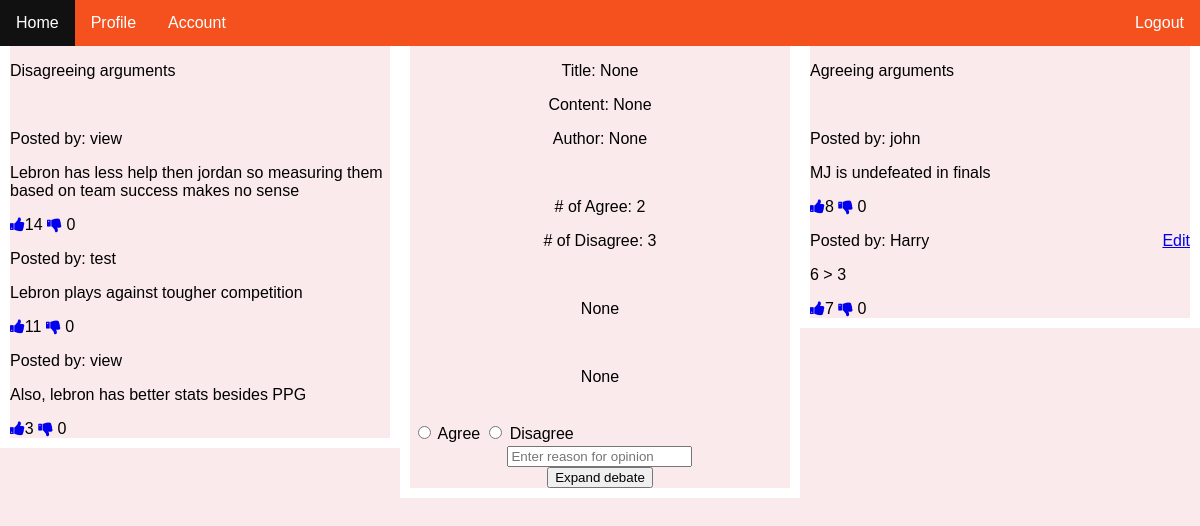
Screenshot of /discussionhome/view?argument_id=1 (signed in) with the database file from the repository.
### ListenUp/models.py (models this page shows, shortened)
class singleArgument(db.Model):
    __tablename__='singlearguments'
    id = db.Column(db.Integer, primary_key=True)
    arguments_id = db.Column(db.Integer,ForeignKey('arguments.id'), nullable=False)
    author_id=db.Column(db.Integer,ForeignKey('user.id'), nullable=False)
    username = db.Column(db.String(20), nullable=False)
    content = db.Column(db.Text,nullable=False)
    date_posted = db.Column(db.DateTime,nullable=False,default=datetime.utcnow)
    agree_or_disagree = db.Column(db.Boolean, default = None)
    likes=db.Column(db.Integer, default=0)
    dislikes=db.Column(db.Integer, default=0)

class User(db.Model,UserMixin):
    __tablename__='user'
    id = db.Column(db.Integer, primary_key=True)
    username = db.Column(db.String(20), unique=True, nullable=False)
    email = db.Column(db.String(100), unique=True, nullable=False)
    password = db.Column(db.String(60), nullable=False)
    arguments = db.relationship('Arguments', backref='author', lazy=True)
    single_arguments = db.relationship('singleArgument', backref='author', lazy=True)

### ListenUp/routes.py (the view)
@app.route("/discussionhome/view", methods = ['GET', 'POST'])
@login_required
def view_debate():
    if request.args.get('likes')== "pressed" or request.args.get('dislikes') == "pressed":
        curr_id = current_user.get_id()
        user = load_user(curr_id)
        curr = singleArgument.query.filter_by(author_id=curr_id).first()
        use = User.query.filter_by(id=curr_id).first()
        arg=singleArgument.query.filter_by(content=request.args.get('subcontent')).first()
        if request.args.get('likes') =="pressed":
            arg.likes=arg.likes+1
            db.session.commit()
        else:
            arg.dislikes=arg.dislikes+1
            db.session.commit()
        right_args = singleArgument.query.filter_by(arguments_id=request.args.get('org_arg')).order_by(
            singleArgument.likes.desc())
        left_args = singleArgument.query.filter_by(arguments_id=request.args.get('org_arg')).order_by(
            singleArgument.likes.desc())
        left_len = 0
        right_len = 0
        for arg in left_args:
            if arg.agree_or_disagree == False:
                left_len += 1
        for arg2 in right_args:
            if arg2.agree_or_disagree == True:
                right_len += 1
        app.logger.info("YOLO ")
        return render_template('view_debate.html', title=request.args.get('title'),left_args=left_args,right_args=right_args,
                               argument_id=request.args.get('argument_id'), content=request.args.get('content'), curr=current_user,left_len=left_len,right_len=right_len,
                               subcontent=request.args.get('subcontent'), org_author=request.args.get('org_author'),author_id=curr_id, org_arg=request.args.get('org_arg'))
    else:
        curr_id = current_user.get_id()
        user = load_user(curr_id)
        curr = singleArgument.query.filter_by(author_id=curr_id).first()
        form = ExpandDebate(request.form)
        if request.method == 'POST' and form.validate():
            a_o_d = None
            if 'agree' in request.form:
                a_o_d = True
            else:
                a_o_d = False
            use = User.query.filter_by(id=curr_id).first()
            expand = singleArgument(arguments_id=request.args.get('org_arg'), author_id=curr_id,
                                    content=form.content.data, agree_or_disagree=a_o_d, username=use.username)
            db.session.add(expand)
            db.session.commit()
            right_args = singleArgument.query.filter_by(arguments_id=request.args.get('argument_id')).order_by(
                singleArgument.likes.desc())
            left_args = singleArgument.query.filter_by(arguments_id=request.args.get('argument_id')).order_by(
                singleArgument.likes.desc())
            left_len = 0
            right_len = 0
            for arg in left_args:
                if arg.agree_or_disagree == False:
                    left_len += 1
            for arg2 in right_args:
                if arg2.agree_or_disagree == True:
                    right_len += 1
            return render_template('view_debate.html', title=request.args.get('title'),
                                   arguments_id=request.args.get('argument_id'),
                                   content=request.args.get('content'), org_author=request.args.get('org_author'),
                                   sub_author=request.args.get('sub_author'),
                                   curr=current_user,
                                   right_args=right_args, left_args=left_args, left_len=left_len, right_len=right_len)
        else:
            author_id = request.args.get('author_id')
            right_args = singleArgument.query.filter_by(arguments_id=request.args.get('argument_id')).order_by(
            singleArgument.likes.desc())
            left_args = singleArgument.query.filter_by(arguments_id=request.args.get('argument_id')).order_by(
            singleArgument.likes.desc())
            left_len = 0
            right_len = 0
            for arg in left_args:
                if arg.agree_or_disagree == False:
                    left_len += 1
            for arg2 in right_args:
                if arg2.agree_or_disagree == True:
                    right_len += 1
            return render_template('view_debate.html', title=request.args.get('title'), curr=current_user,
                                   arguments_id=request.args.get('argument_id'),
                                   content=request.args.get('content'), org_author=request.args.get('org_author'), org_arg=request.args.get('org_arg'),
                                   author_id=author_id,
                                   right_args=right_args, left_args=left_args, left_len=left_len,
                                   right_len=right_len)  # return render_template('view_debate.html', title = request.args.get('title'), argument = request.args.get('content'), author = author.username)

### ListenUp/forms.py
class ExpandDebate(Form):
    content = TextAreaField('Content', [validators.Length(min=1, max=300), validators.DataRequired()],
                            render_kw={"placeholder": "Enter content..."})

### ListenUp/models.py (called while the page is built)
@login_manager.user_loader
def load_user(user_id):
    return User.query.get(int(user_id))

### ListenUp/templates/view_debate.html (shortened to what this page needs)
<!DOCTYPE html>
<html lang="en">
<head>
    <link rel="stylesheet" href="https://cdnjs.cloudflare.com/ajax/libs/font-awesome/4.7.0/css/font-awesome.min.css">
</head>
<body>
<ul>
  <li><a href={{ url_for('discussionhome') }}>Home</a></li>
  <li><a href="">Profile</a></li>
  <li><a href="">Account</a></li>
  <li style="float:right"><a href={{ url_for('logout') }}>Logout</a></li>
</ul>
<div class="row">
    <div class="column-left">
    <p>Disagreeing arguments</p><br>
        {% for larg in left_args %}
            {% if  larg.agree_or_disagree == False%}
    <div class = "box">
        <p>Posted by: {{ larg.author.username }}</p>
        <p> {{ larg.content }}</p>
        <a href ={{ url_for('view_debate', title=title,content=content,subcontent = larg.content, org_author=org_author,author_id = author_id, author = larg.author.username, argument_id=larg.id, org_arg=org_arg, likes="pressed") }}> <i class="fa fa-thumbs-up"></i></a>{{ larg.likes }}
        <a href ={{ url_for('view_debate',  title=title,content=content,subcontent = larg.content, org_author=org_author,author_id = author_id, author = larg.author.username, argument_id=larg.id, dislikes="pressed",org_arg=org_arg) }}> <i class="fa fa-thumbs-down"></i></a> {{ larg.dislikes }}
    </div>
            {% endif %}
        {% endfor %}
    </div>
    <div class="column-center">
        <div class = topicbox style="text-align:center">
       <p>
          Title:
           {{ title }}
       </p>
        <p>
            Content:
            {{ content }}
        </p>
            <p>
            Author:
                {{ org_author }}
            </p>
            <br>
<p># of Agree: {{ right_len }}</p>
         <p> # of Disagree: {{ left_len }}</p>
            <br>
            <form method = "POST" action="">
    <div class = "title">
        <p>
            {{ title }}
        </p>
        <br>
        <p>
            {{ content }}
        </p>
        <br>
        <div class = "a_o_d">
            <table>
                <tr><td><input type="radio" id="agree"name="aod" value="agree" style=""> Agree</td>
                    <td>
                <input type="radio" id="disagree" name="aod" value="disagree"> Disagree</td>
            </tr>
            </table>
        </div>
    </div>
       <div class="content">
        <input type="text" name="content" class="content" placeholder="Enter reason for opinion" value = {{ request.form.content }}>
    </div>
    <input type="submit" value = "Expand debate">
     </form>
        </div>
    </div>
    <div class="column-right">
    <p>Agreeing arguments</p><br>
      {% for rarg in right_args %}
          {% if rarg.agree_or_disagree==True %}
    <div class = "box">
{% if rarg.username == curr.username %}
    <a href={{ url_for( 'edit_debate', content=content,subcontent = rarg.content, author_id = author_id, author = rarg.author.username, argument_id=rarg.id)}} style="float:right;">Edit</a>
        {% endif %}
                <p>Posted by: {{ rarg.author.username }}</p>
              <p>{{ rarg.content }}</p>
              <a href ={{ url_for('view_debate', title=title, content=content,subcontent = rarg.content, author_id = author_id, author = author,org_author=org_author, argument_id=rarg.id, likes="pressed",org_arg=org_arg) }}> <i class="fa fa-thumbs-up"></i></a>{{ rarg.likes }}
              <a href ={{ url_for('view_debate', title=title, content=content,subcontent = rarg.content, author_id = author_id, author = author, org_author=org_author,argument_id=rarg.id, dislikes="pressed",org_arg=org_arg) }}> <i class="fa fa-thumbs-down"></i></a> {{ rarg.dislikes }}
          {% endif %}
        {% endfor %}
    </div>
</div>
</div>
</body>
</html>

### ListenUp/templates/view_debate.html (style rules this page uses)
html { height: 100%; }
body { margin:0; padding:0; background-color: #FBEAEB; background-size:cover; background-position:center; font-size: 16px; font-family: Geneva, sans-serif; font-weight: 400; }
.row { height: 100%; }
ul { list-style-type: none; margin: 0; padding: 0; overflow: hidden; background-color: #f4511e; }
li { float: left; }
li a { display: block; color: white; text-align: center; padding: 14px 16px; text-decoration: none; }
.column-left { float: left; width: 33.333%; border-left: 10px solid #ffffff; border-right: 10px solid #ffffff; border-bottom: 10px solid #ffffff; box-sizing: border-box; height: 100%; }
.column-right { float: right; width: 33.333%; height: 100%; border-left: 10px solid #ffffff; border-right: 10px solid #ffffff; border-bottom: 10px solid #ffffff; box-sizing: border-box; }
.column-center { display: inline-block; height: 100%; width: 33.333%; border-left: 10px solid #ffffff; border-right: 10px solid #ffffff; border-bottom: 10px solid #ffffff; box-sizing: border-box; }

### rows the page displays
singleArgument: author.username "view", content "Lebron has less help then jordan so measuring them based on team success makes no sense", likes "14", dislikes "0"
singleArgument: author.username "test", content "Lebron plays against tougher competition", likes "11", dislikes "0"
singleArgument: author.username "view", content "Also, lebron has better stats besides PPG", likes "3", dislikes "0"
singleArgument: author.username "john", content "MJ is undefeated in finals", likes "8", dislikes "0"
singleArgument: author.username "Harry", content "6 > 3", likes "7", dislikes "0"

### other values shown
{{ title }} "None"
{{ content }} "None"
{{ org_author }} "None"
{{ right_len }} "2"
{{ left_len }} "3"
